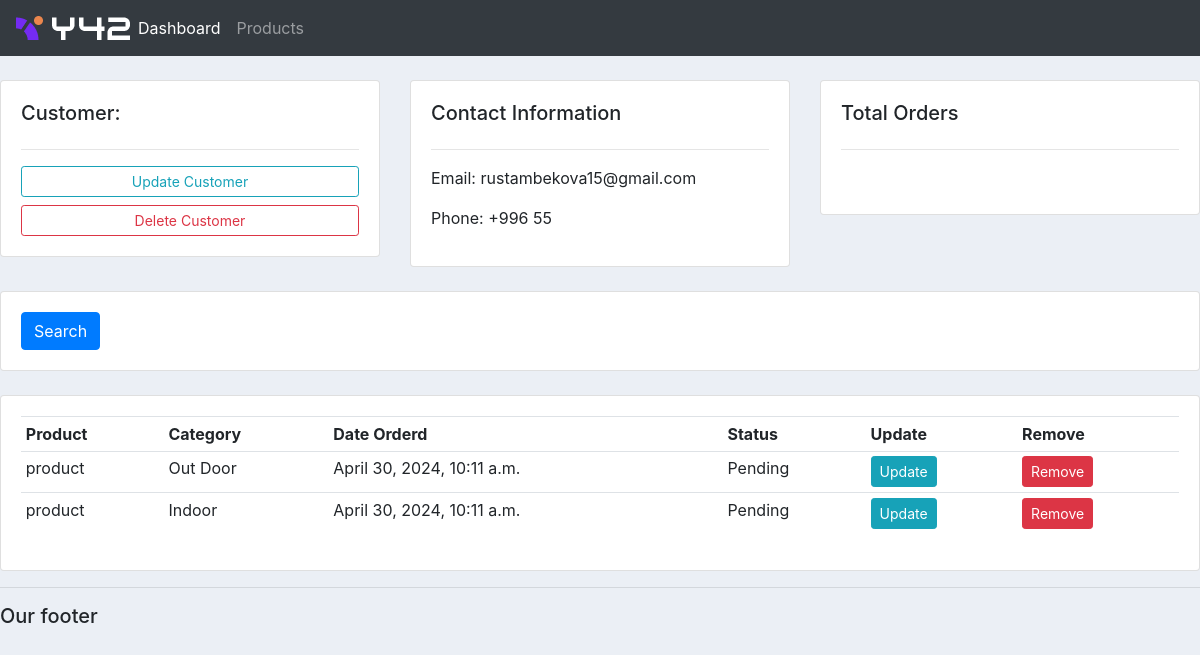
The app's page /customer/2/ with its own data.
### accounts/models.py (models this page shows, shortened)
class Customer(models.Model):
    name = models.CharField(max_length=200)
    phone = models.CharField(max_length=200)
    email = models.CharField(max_length=200)
    date_create = models.DateTimeField(auto_now_add = True,null=True)

class Order(models.Model):
    STATUS = (
        ('Pending','Pending'),
        ('Out for deliver','Out for deliver'),
        ('Deliver','deliver')
    )
    customer = models.ForeignKey(Customer,null=True,on_delete = models.SET_NULL)
    product = models.ForeignKey(Product,null=True,on_delete = models.SET_NULL)
    date_create = models.DateTimeField(auto_now_add = True,null=True)
    status  = models.CharField(max_length=200,null=True,choices=STATUS)

class Product(models.Model):
    CATEGORY = (
        ('Indoor','Indoor'),
        ('Out Door','Out Door'),
    )
    name = models.CharField(max_length=200)
    price = models.IntegerField(max_length=200)
    category = models.CharField(max_length=200,null=True,choices=CATEGORY)
    description = models.DateTimeField(auto_now_add = True,null=True,blank=True)
    date_create = models.DateTimeField(auto_now_add = True,null=True)
    tags = models.ManyToManyField(Tag)
    def __str__(self):
        return self.name

### accounts/views.py (the view)
# urls.py: path('customer/<str:pk_test>/', views.customer,name='customer'),
def customer(request,pk_test):
    customer = Customer.objects.get(id = pk_test)
    orders = customer.order_set.all()
    context = {'customer':customer,'orders':orders}
    return render(request,'accounts/customer.html',context)

### accounts/templates/accounts/customer.html
{% extends 'accounts/main.html' %}
    {% block content %}
    <br>
    <div class="row">
        <div class="col-md">
            <div class="card card-body">
                <h5>Customer:</h5>
                <hr>
                <a class="btn btn-outline-info  btn-sm btn-block" href="">Update Customer</a>
                <a class="btn btn-outline-danger  btn-sm btn-block" href="">Delete Customer</a>
            </div>
        </div>
        <div class="col-md">
            <div class="card card-body">
                <h5>Contact Information</h5>
                <hr>
                <p>Email:  {{customer.email}} </p>
                <p>Phone: {{customer.phone}} </p>
            </div>
        </div>
        <div class="col-md">
            <div class="card card-body">
                <h5>Total Orders</h5>
                <hr>
                <h1 style="text-align: center;padding: 10px">{{ order_count }}</h1>
            </div>
        </div>
    </div>
    <br>
    <div class="row">
        <div class="col">
            <div class="card card-body">
                <form method="get">
                <button class="btn btn-primary" type="submit">Search</button>
              </form>
            </div>
        </div>
    </div>
    <br>
    <div class="row">
        <div class="col-md">
            <div class="card card-body">
                <table class="table table-sm">
                    <tr>
                        <th>Product</th>
                        <th>Category</th>
                        <th>Date Orderd</th>
                        <th>Status</th>
                        <th>Update</th>
                        <th>Remove</th>
                    </tr>
                    {% for order in orders %}
                        <tr>
                            <td>{{ order.product }}</td>
                            <td>{{ order.product.category }}</td>
                            <td>{{ order.date_create }}</td>
                            <td>{{ order.status }}</td>
                            <td><a class="btn btn-sm btn-info" href="">Update</a></td>
                            <td><a class="btn btn-sm btn-danger" href="">Remove</a></td>
                        </tr>
                    {% endfor %}
                </table>
            </div>
        </div>
    </div>
    {% endblock content %}

### static/css/main.css (style rules this page uses)
body { background-color: #ebeff5; }

### records on screen
Customer: email "rustambekova15@gmail.com", phone "+996 55"
Order: product "product", product.category "Out Door", date_create "April 30, 2024, 10:11 a.m.", status "Pending"
Order: product "product", product.category "Indoor", date_create "April 30, 2024, 10:11 a.m.", status "Pending"
